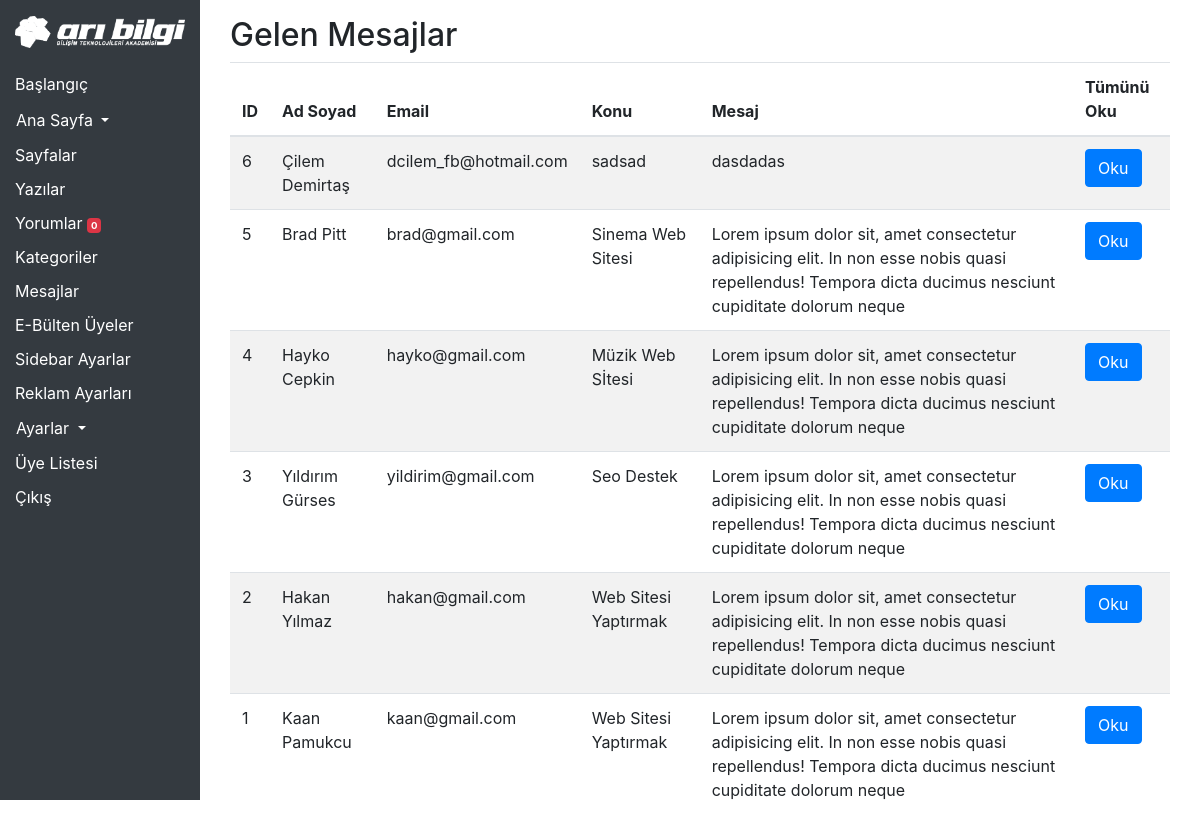
/admin/mesajlar.php (signed in), run on the app's committed database.
### tables this page shows
CREATE TABLE IF NOT EXISTS `mesajlar` (
  `id` int(11) NOT NULL AUTO_INCREMENT,
  `adiniz` varchar(25) NOT NULL,
  `soyadiniz` varchar(50) NOT NULL,
  `email` varchar(150) NOT NULL,
  `konu` varchar(25) NOT NULL,
  `mesaj` text NOT NULL,
  PRIMARY KEY (`id`)
);

### admin/mesajlar.php (the view, shortened to what this page needs)
<?php require_once('header.php'); ?>
<section id="mesajlar">
    <div class="container">
        <div class="row">
            <div class="col-12">
                <h2>Gelen Mesajlar</h2>
            </div>
            <div class="col-12">
                <table class="table table-striped">
                    <thead>
                        <tr>
                            <th>ID</th>
                            <th>Ad Soyad</th>
                            <th>Email</th>
                            <th>Konu</th>
                            <th>Mesaj</th>
                            <th>Tümünü Oku</th>
                        </tr>
                    </thead>
                    <tbody>
                        <?php
                        $sorgu = $db->prepare('select * from mesajlar order by id desc');
                        $sorgu->execute();
                        if ($sorgu->rowCount()) {
                            foreach ($sorgu as $satir) {
                        ?>
                                <tr>
                                    <td><?php echo $satir['id']; ?></td>
                                    <td><?php echo $satir['adiniz'] . ' ' . $satir['soyadiniz']; ?></td>
                                    <td><?php echo $satir['email']; ?></td>
                                    <td><?php echo $satir['konu']; ?></td>
                                    <td><?php echo substr($satir['mesaj'], 0, 150); ?></td>
                                    <td>
                                        <a href="#?id='<?php echo $satir['id']; ?>'">
                                            <button type="button" class="btn btn-primary" data-toggle="modal" data-target="#mesaj<?php echo $satir['id']; ?>">
                                                Oku
                                            </button>
                                        </a>
                                    </td>
                                </tr>
                        <?php
                            }
                        }
                        ?>
                    </tbody>
                </table>
            </div>
        </div>
    </div>
</section>
<?php require_once('footer.php'); ?>

### data on the page
mesajlar: id "6", adiniz "Çilem", soyadiniz "Demirtaş", email "dcilem_fb@hotmail.com", konu "sadsad", mesaj "dasdadas"
mesajlar: id "5", adiniz "Brad", soyadiniz "Pitt", email "brad@gmail.com", konu "Sinema Web Sitesi", mesaj "Lorem ipsum dolor sit, amet consectetur adipisicing elit. In non esse nobis quasi repellendus! Tempora dicta ducimus nesciunt cupiditate dolorum neque"
mesajlar: id "4", adiniz "Hayko", soyadiniz "Cepkin", email "hayko@gmail.com", konu "Müzik Web Sİtesi", mesaj "Lorem ipsum dolor sit, amet consectetur adipisicing elit. In non esse nobis quasi repellendus! Tempora dicta ducimus nesciunt cupiditate dolorum neque"
mesajlar: id "3", adiniz "Yıldırım", soyadiniz "Gürses", email "yildirim@gmail.com", konu "Seo Destek", mesaj "Lorem ipsum dolor sit, amet consectetur adipisicing elit. In non esse nobis quasi repellendus! Tempora dicta ducimus nesciunt cupiditate dolorum neque"
mesajlar: id "2", adiniz "Hakan", soyadiniz "Yılmaz", email "hakan@gmail.com", konu "Web Sitesi Yaptırmak", mesaj "Lorem ipsum dolor sit, amet consectetur adipisicing elit. In non esse nobis quasi repellendus! Tempora dicta ducimus nesciunt cupiditate dolorum neque"
mesajlar: id "1", adiniz "Kaan", soyadiniz "Pamukcu", email "kaan@gmail.com", konu "Web Sitesi Yaptırmak", mesaj "Lorem ipsum dolor sit, amet consectetur adipisicing elit. In non esse nobis quasi repellendus! Tempora dicta ducimus nesciunt cupiditate dolorum neque"

### other printed values
$yeni_yorum "0"
